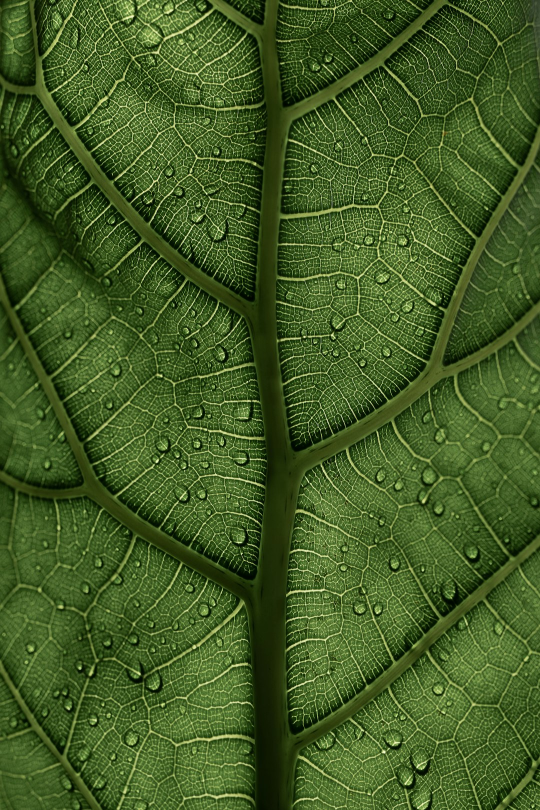
#> input picture Python File for test/random_nature_image.jpg, 1080 x 1620 px (shown at 1/2 size)
$ python -i Image_Bible_api.py   (imports and definitions only)
#> lines starting #> are read from the running program, lines starting #| are printed output that depends on the picture
#> further down, picture is the input picture: PIL image 1080x1620 RGB; mean R, G, B 65.3, 91.8, 36
import requests
from decouple import config
from PIL import Image, ImageDraw, ImageFont, ImageEnhance

# [32 lines left out: functions fetch_api_bible_verse, fetch_random_nature_image, download_image, not called in this run]

def enhance_image(image):
    enhancer = ImageEnhance.Brightness(image)
    image = enhancer.enhance(0.6)  # Adjust brightness reduction (0.0 to 1.0)
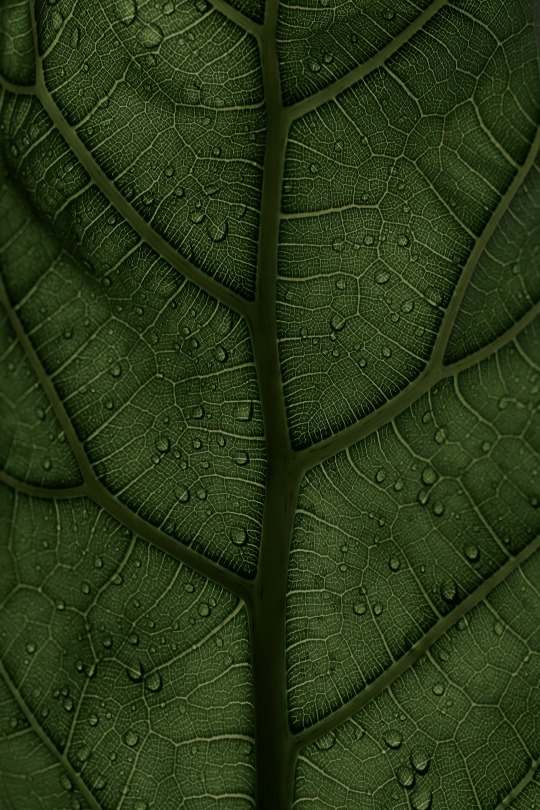
#> image: PIL image 1080x1620 RGB (shown at 1/2 size); mean R, G, B 38.8, 54.7, 21.3

    enhancer = ImageEnhance.Contrast(image)
    image = enhancer.enhance(1.3)  # Increase contrast

    enhancer = ImageEnhance.Color(image)
    image = enhancer.enhance(1.2)  # Increase color

    return image

# [63 lines left out: functions wrap_text, add_text_to_image, main, not called in this run]

# [2 lines not run here, left out]

>>> from PIL import Image
>>> picture = Image.open('random_nature_image.jpg')
>>> result = enhance_image(picture)
